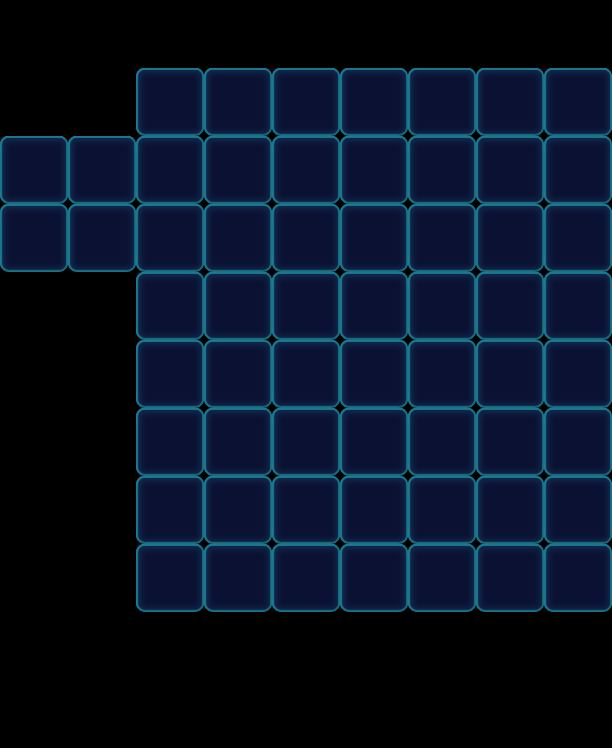

This is a level from a 2D game, rendered from its Tiled map with the project's own tilesets. A one-line summary and the map file follow, with tile-layer data summarised:
An orthogonal 9x11 tile map with 68x68 px tiles, 1 tile layer (Valid), 2 tilesets and 32 objects (11x Ice, 10x Monster, 7x Factory_Normal, 4x Boss).

<map version="1.0" orientation="orthogonal" width="9" height="11" tilewidth="68" tileheight="68">
 <properties>
  <property name="ShuffleColors" value="1" />
 </properties>
 <tileset firstgid="1" name="game_grid1" tilewidth="68" tileheight="68">
  <image source="game_grid1.png" width="68" height="68" />
 </tileset>
 <tileset firstgid="2" name="map" tilewidth="68" tileheight="68">
  <image source="map.png" width="1024" height="1024" />
 </tileset>
 <layer name="Valid" width="9" height="11">
  <data>[99 cells, 60 non-empty, 1 distinct tile ids]</data>
 </layer>
 <objectgroup name="BottomObj" width="9" height="11" />
 <objectgroup name="MiddleObj" width="9" height="11">
  <object type="Monster" gid="3" x="272" y="612">
   <properties>
    <property name="Bubble" value="1" />
    <property name="Color" value="Green" />
   </properties>
  </object>
  <object type="Monster" gid="17" x="204" y="612">
   <properties>
    <property name="Bubble" value="1" />
    <property name="Color" value="Purple" />
   </properties>
  </object>
  <object type="Monster" gid="19" x="476" y="612">
   <properties>
    <property name="Bubble" value="1" />
    <property name="Color" value="Yellow" />
   </properties>
  </object>
  <object type="Monster" gid="4" x="340" y="544">
   <properties>
    <property name="Bubble" value="1" />
    <property name="Color" value="Orange" />
   </properties>
  </object>
  <object type="Monster" gid="19" x="340" y="612">
   <properties>
    <property name="Bubble" value="1" />
    <property name="Color" value="Yellow" />
   </properties>
  </object>
  <object type="Monster" gid="19" x="272" y="544">
   <properties>
    <property name="Bubble" value="1" />
    <property name="Color" value="Yellow" />
   </properties>
  </object>
  <object type="Monster" gid="2" x="476" y="544">
   <properties>
    <property name="Bubble" value="1" />
    <property name="Color" value="Blue" />
   </properties>
  </object>
  <object type="Monster" gid="2" x="408" y="612">
   <properties>
    <property name="Bubble" value="1" />
    <property name="Color" value="Blue" />
   </properties>
  </object>
  <object type="Monster" gid="4" x="204" y="544">
   <properties>
    <property name="Bubble" value="1" />
    <property name="Color" value="Orange" />
   </properties>
  </object>
  <object type="Monster" gid="17" x="408" y="544">
   <properties>
    <property name="Bubble" value="1" />
    <property name="Color" value="Purple" />
   </properties>
  </object>
 </objectgroup>
 <objectgroup color="#000000" name="TopObj" width="9" height="11">
  <object name="10" type="Ice" x="272" y="408" width="68" height="68">
   <properties>
    <property name="Layers" value="3" />
   </properties>
  </object>
  <object name="10" type="Ice" x="340" y="408" width="68" height="68">
   <properties>
    <property name="Layers" value="3" />
   </properties>
  </object>
  <object name="10" type="Ice" x="408" y="408" width="68" height="68">
   <properties>
    <property name="Layers" value="3" />
   </properties>
  </object>
  <object name="10" type="Ice" x="476" y="408" width="68" height="68">
   <properties>
    <property name="Layers" value="3" />
   </properties>
  </object>
  <object name="10" type="Ice" x="544" y="408" width="68" height="68">
   <properties>
    <property name="Layers" value="3" />
   </properties>
  </object>
  <object name="10" type="Ice" x="204" y="408" width="68" height="68">
   <properties>
    <property name="Layers" value="3" />
   </properties>
  </object>
  <object name="10" type="Ice" x="136" y="408" width="68" height="68">
   <properties>
    <property name="Layers" value="3" />
   </properties>
  </object>
  <object name="10" type="Ice" x="136" y="476" width="68" height="68">
   <properties>
    <property name="Layers" value="3" />
   </properties>
  </object>
  <object name="10" type="Ice" x="136" y="544" width="68" height="68">
   <properties>
    <property name="Layers" value="3" />
   </properties>
  </object>
  <object name="10" type="Ice" x="544" y="476" width="68" height="68">
   <properties>
    <property name="Layers" value="3" />
   </properties>
  </object>
  <object name="10" type="Ice" x="544" y="544" width="68" height="68">
   <properties>
    <property name="Layers" value="3" />
   </properties>
  </object>
  <object name="10" type="Factory_Normal" x="204" y="0" width="68" height="68">
   <properties>
    <property name="FactoryColorsConfig" value="Blue,Green,Yellow,Purple,Orange" />
   </properties>
  </object>
  <object name="10" type="Factory_Normal" x="272" y="0" width="68" height="68">
   <properties>
    <property name="FactoryColorsConfig" value="Blue,Green,Yellow,Purple,Orange" />
   </properties>
  </object>
  <object name="10" type="Factory_Normal" x="340" y="0" width="68" height="68">
   <properties>
    <property name="FactoryColorsConfig" value="Blue,Green,Yellow,Purple,Orange" />
   </properties>
  </object>
  <object name="10" type="Factory_Normal" x="408" y="0" width="68" height="68">
   <properties>
    <property name="FactoryColorsConfig" value="Blue,Green,Yellow,Purple,Orange" />
   </properties>
  </object>
  <object name="10" type="Factory_Normal" x="136" y="0" width="68" height="68">
   <properties>
    <property name="FactoryColorsConfig" value="Blue,Green,Yellow,Purple,Orange" />
   </properties>
  </object>
  <object name="10" type="Factory_Normal" x="476" y="0" width="68" height="68">
   <properties>
    <property name="FactoryColorsConfig" value="Blue,Green,Yellow,Purple,Orange" />
   </properties>
  </object>
  <object name="10" type="Factory_Normal" x="544" y="0" width="68" height="68">
   <properties>
    <property name="FactoryColorsConfig" value="Blue,Green,Yellow,Purple,Orange" />
   </properties>
  </object>
  <object name="10" type="Boss" x="0" y="136" width="68" height="68">
   <properties>
    <property name="BossName" value="ColorLeft" />
    <property name="BossType" value="ColorBoss" />
    <property name="BossTypeConfig" value="Blue,Green,Yellow,Purple,Orange" />
   </properties>
  </object>
  <object name="10" type="Boss" x="68" y="136" width="68" height="68">
   <properties>
    <property name="BossName" value="ColorLeft" />
    <property name="BossType" value="ColorBoss" />
    <property name="BossTypeConfig" value="Blue,Green,Yellow,Purple,Orange" />
   </properties>
  </object>
  <object name="10" type="Boss" x="0" y="204" width="68" height="68">
   <properties>
    <property name="BossName" value="ColorLeft" />
    <property name="BossType" value="ColorBoss" />
    <property name="BossTypeConfig" value="Blue,Green,Yellow,Purple,Orange" />
   </properties>
  </object>
  <object name="10" type="Boss" x="68" y="204" width="68" height="68">
   <properties>
    <property name="BossName" value="ColorLeft" />
    <property name="BossType" value="ColorBoss" />
    <property name="BossTypeConfig" value="Blue,Green,Yellow,Purple,Orange" />
   </properties>
  </object>
 </objectgroup>
</map>
